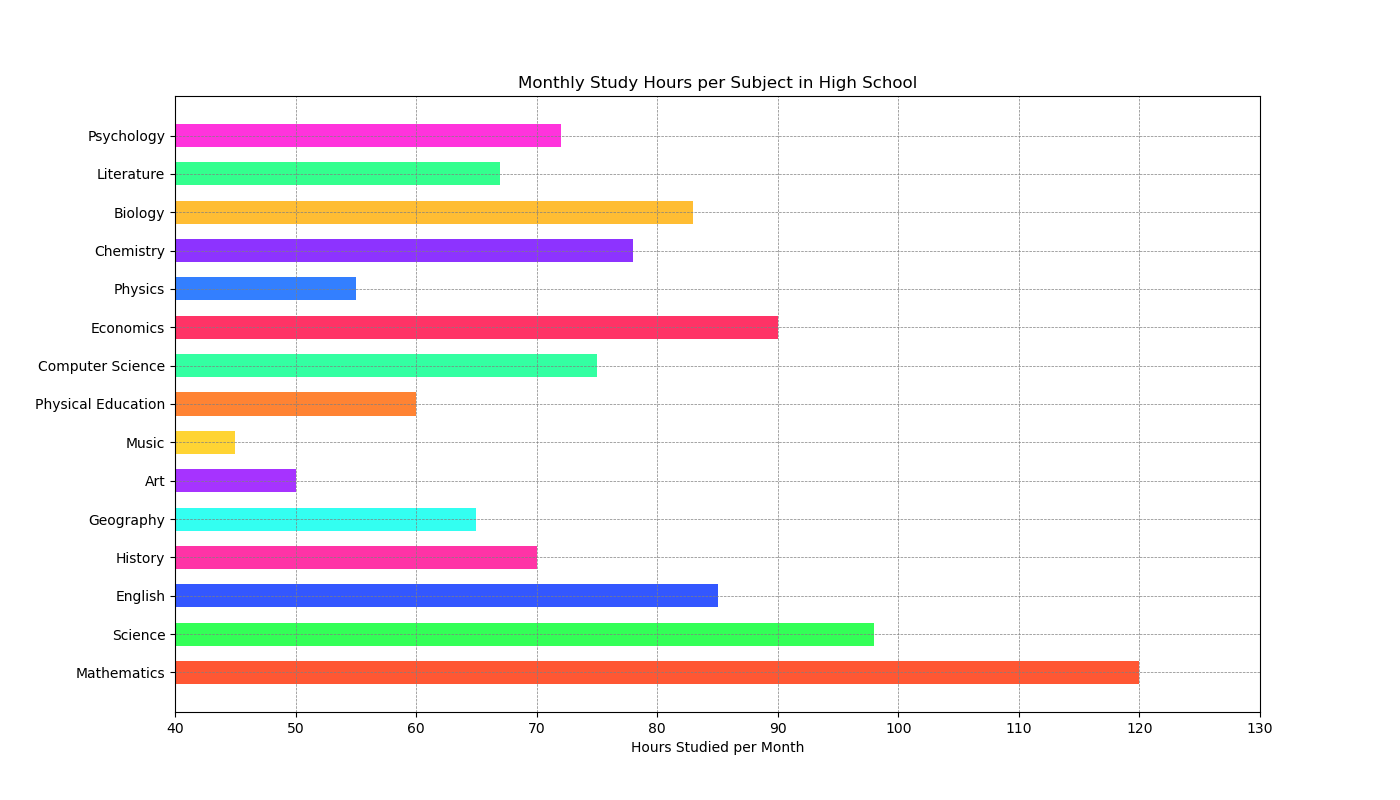

Write Python code to recreate this figure.

import matplotlib.pyplot as plt

# Data for the chart
subjects = ['Mathematics', 'Science', 'English', 'History', 'Geography', 
            'Art', 'Music', 'Physical Education', 'Computer Science', 'Economics', 
            'Physics', 'Chemistry', 'Biology', 'Literature', 'Psychology']
hours_studied = [120, 98, 85, 70, 65, 50, 45, 60, 75, 90, 55, 78, 83, 67, 72]

# Setting colors for each bar
colors = ['#FF5733', '#33FF57', '#3357FF', '#FF33A6', '#33FFF1', 
          '#A633FF', '#FFD433', '#FF8333', '#33FFA2', '#FF3366', 
          '#337FFF', '#8D33FF', '#FFBD33', '#33FF8E', '#FF33DC']

# Increase the width and height of the chart
plt.figure(figsize=(14, 8))

# Change the direction of the chart to horizontal and modify the bar width
plt.barh(subjects, hours_studied, color=colors, height=0.6)

# Customizing the chart with titles and labels
plt.xlabel('Hours Studied per Month')
plt.title('Monthly Study Hours per Subject in High School')

# Setting the y-axis limit to truncate the chart
plt.xlim(40, 130)

# Display the bar chart
plt.grid(color='gray', linestyle='--', linewidth=0.5)
plt.show()
